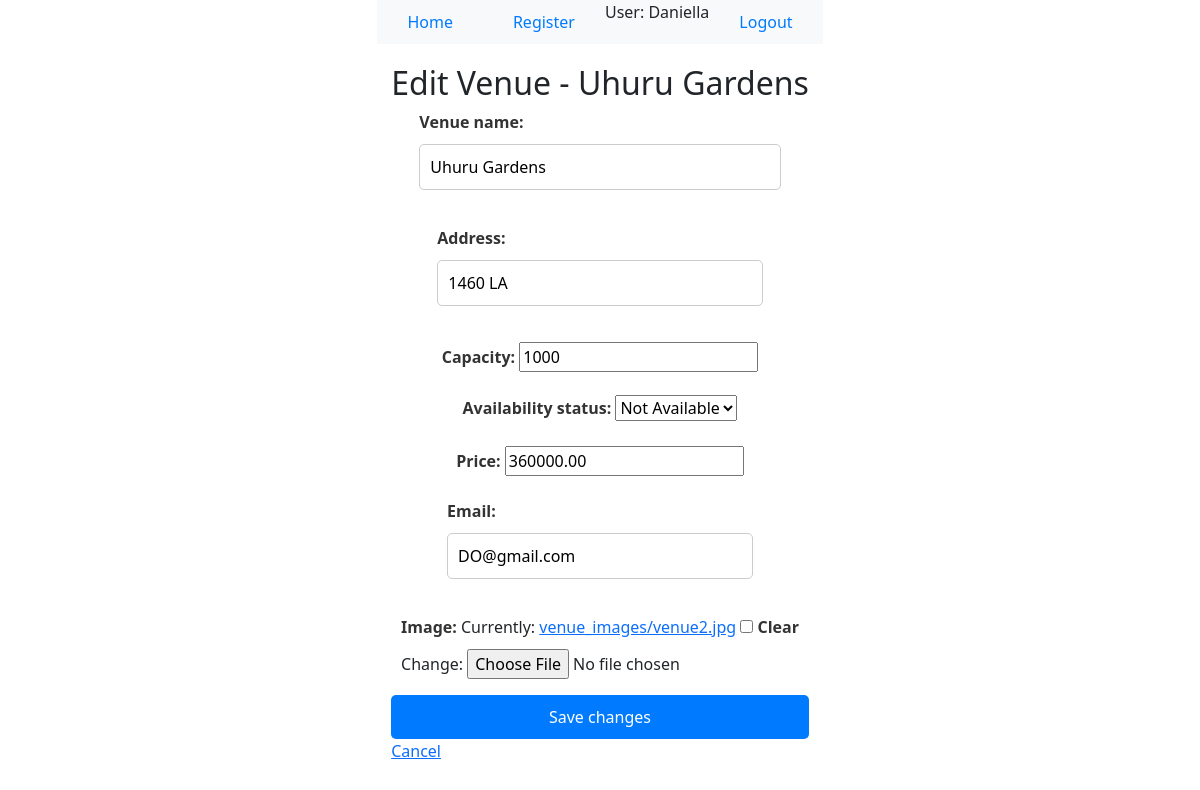
Screenshot of /catalog/edit_venue/3/ (signed in) with the database file from the repository.
### catalog/models.py (models this page shows, shortened)
class Venue(models.Model):
    AVAILABILITY_CHOICES = [
        ('A', 'Available'),
        ('N', 'Not Available'),
    ]
    venue_id = models.AutoField(primary_key=True)
    user_id = models.ForeignKey(settings.AUTH_USER_MODEL, on_delete=models.SET_NULL, null=True, blank=True)
    venue_name = models.CharField(max_length=255)
    address = models.CharField(max_length=255)
    capacity = models.PositiveIntegerField()
    availability_status = models.CharField(max_length=1, choices=AVAILABILITY_CHOICES, default='A')
    price = models.DecimalField(max_digits=10, decimal_places=2)
    email = models.EmailField()
    image = models.ImageField(upload_to='venue_images/', null=True, blank=True)

### catalog/views.py (the view)
# urls.py: path('edit_venue/<int:venue_id>/', views.edit_venue, name='edit_venue'),
@login_required
def edit_venue(request, venue_id):
    venue = get_object_or_404(Venue, venue_id=venue_id, user_id=request.user)
    if request.method == 'POST':
        form = VenueForm(request.POST, request.FILES, instance=venue)
        if form.is_valid():
            form.save()
            return redirect('view_venue', venue_id=venue_id)
    else:
        form = VenueForm(instance=venue)
    return render(request, 'edit_venue.html', {'form': form, 'venue': venue})

### catalog/forms.py
class VenueForm(forms.ModelForm):
    class Meta:
        model = Venue
        fields = ['venue_name', 'address', 'capacity', 'availability_status', 'price', 'email', 'image']

### catalog/templates/edit_venue.html (shortened to what this page needs)
{% extends 'base_generic.html' %}
{% block content %}
    <h2>Edit Venue - {{ venue.venue_name }}</h2>
    <form method="post" enctype="multipart/form-data">
        {{ form.as_p }}
        <button type="submit">Save changes</button>
    </form>
    <a href="{% url 'view_venue' venue_id=venue.venue_id %}">Cancel</a>
{% endblock %}

### catalog/templates/base_generic.html (shortened to what this page needs)
<!DOCTYPE html>
<html lang="en">
<head>
    <link href="https://cdn.jsdelivr.net/npm/bootstrap@5.3.2/dist/css/bootstrap.min.css"
          rel="stylesheet"
>
    {% load static %}
    <link rel="stylesheet" href="{% static 'css/style.css' %}" />
</head>
<body>
    <div class="container-fluid">
        <div class="row">
            <div class="col-sm-12">
                <ul class="nav">
                    <li class="nav-item">
                        <a class="nav-link" href="{% url 'index' %}">Home</a>
                    </li>
                    <li class="nav-item">
                        <a class="nav-link" href="{% url 'registration' %}">Register</a>
                    </li>
                    {% if user.is_authenticated %}
                        <li class="nav-item">User: {{ user.get_username }}</li>
                    <li class="nav-item"><a class="nav-link" href="{% url 'logout' %}?next={{ request.path }}">Logout</a></li>
                    {% else %}
                    <li class="nav-item"><a class="nav-link" href="{% url 'login' %}?next={{ request.path }}">Login</a></li>
                    {% endif %}
                </ul>
            </div>
        </div>
        <div class="row">
            <div class="col-sm-12">
                {% block content %}
                {% endblock %}
            </div>
        </div>
    </div>
</body>
</html>

### catalog/static/style.css (style rules this page uses)
.container-fluid { display: flex; flex-direction: column; align-items: center; }
.nav { background-color: #f8f9fa; display: flex; justify-content: center; margin-bottom: 20px; }
.nav li { display: inline; }
.nav-link { color: #007bff; text-decoration: none; padding: 10px 20px; margin: 0 10px; border-right: 1px solid #ccc; }
.nav-link:last-child { border-right: none; }
form { display: flex; flex-direction: column; align-items: center; width: 100%; }
form label { margin-bottom: 10px; font-weight: bold; color: #333; }
form input[type="text"], form input[type="email"], form input[type="password"] { padding: 10px; margin-bottom: 20px; border: 1px solid #ccc; border-radius: 5px; font-size: 16px; width: 100%; }
form button { padding: 10px 20px; background-color: #007bff; color: #fff; border: none; border-radius: 5px; font-size: 16px; cursor: pointer; width: 100%; }

### rows the page displays
Venue: venue_name "Uhuru Gardens", address "1460 LA", capacity "1000", availability_status "Not Available", price "360000.00", email "DO@gmail.com"

### other values shown
{{ user.get_username }} "Daniella"
